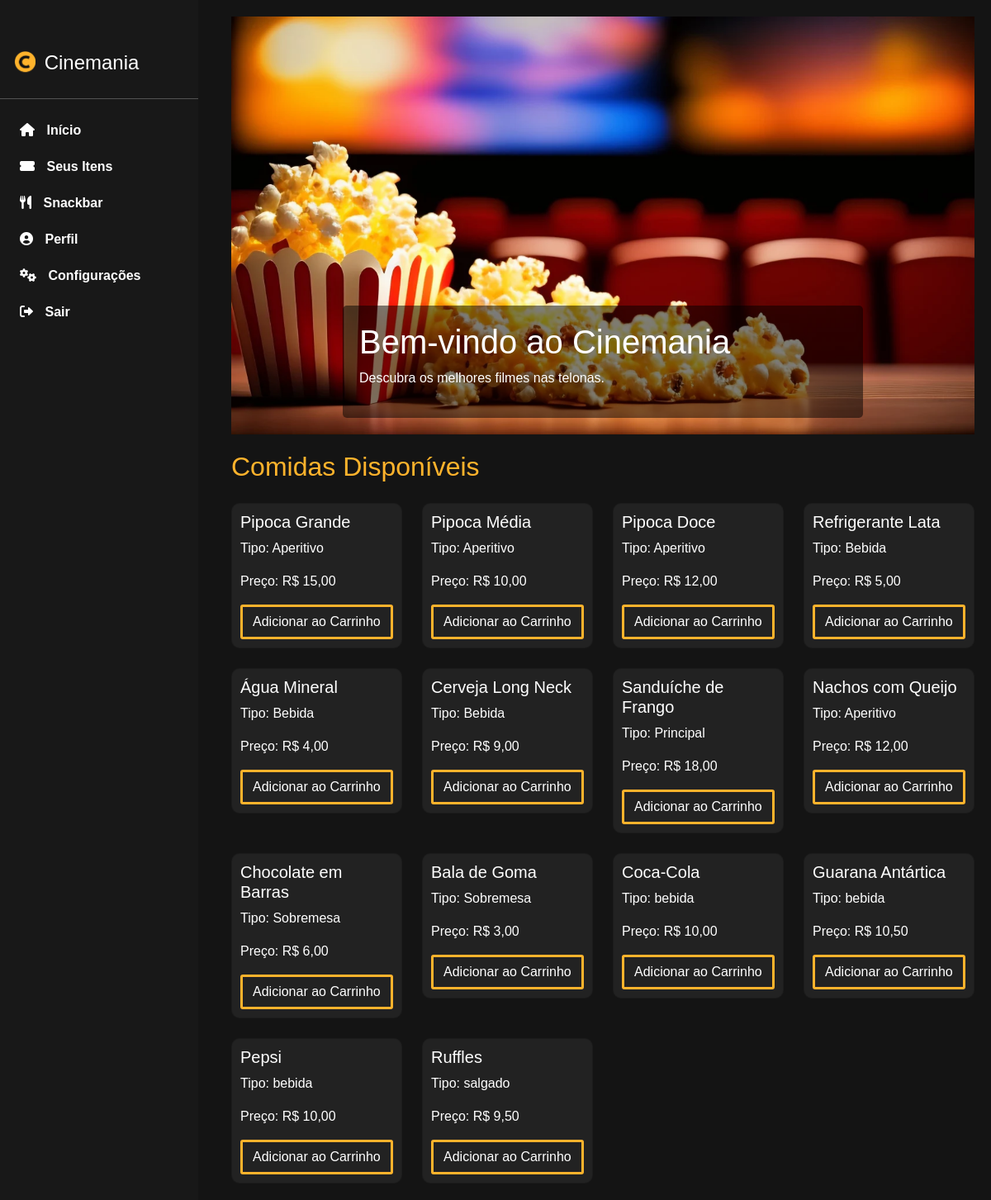
The page /snackbar.php (signed in) on the database its author committed.
### tables this page shows
create table tb_comida (
	id_comida int primary key auto_increment,
    nome_comida varchar(100) not null,
    preco_comida decimal(5,2) not null,
    tipo_comida varchar(50) not null,
    disponibilidade_comida tinyint not null
);

### snackbar.php (the view, shortened to what this page needs)
<!DOCTYPE html>
<html lang="pt-BR">
<head>
    <link rel="stylesheet" href="css/global.css">
    <link href="https://cdn.jsdelivr.net/npm/bootstrap@5.3.3/dist/css/bootstrap.min.css" rel="stylesheet">
    <link rel="stylesheet" href="https://cdnjs.cloudflare.com/ajax/libs/font-awesome/6.0.0-beta3/css/all.min.css">
</head>
<body>
<div class="sidebar">
        <div class="container d-flex justify-center">
            <h4><img src="assets/img/logo.png" class="px-1" alt="" style="max-width: 35px; padding-left: 1vh;"> Cinemania</h4>
        </div>
        <hr>
        <a href="home.php"><i class="fas fa-home"></i> Início</a>
        <a href="carrinho.php"><i class="fas fa-ticket-alt"></i> Seus Itens</a>
        <a href="snackbar.php"><i class="fas fa-utensils"></i> Snackbar</a>
        <a href="#"><i class="fas fa-user-circle"></i> Perfil</a>
        <a href="postar_filme.php"><i class="fas fa-cogs"></i> Configurações</a>
        <a href="logout.php"><i class="fas fa-sign-out-alt"></i> Sair</a>
    </div>
    <div class="content">
        <div id="carouselExampleSlidesOnly" class="carousel slide" data-bs-ride="carousel">
            <div class="carousel-inner">
                <div class="carousel-item active">
                    <img src="assets/img/pipoca.webp" class="d-block w-100" alt="...">
                    <div class="carousel-caption text-start custom-caption">
                        <h1>Bem-vindo ao Cinemania</h1>
                        <p>Descubra os melhores filmes nas telonas.</p>
                    </div>
                </div>
            </div>
        </div>
        <h2 class="mb-4">Comidas Disponíveis</h2>
        <div class="row row-cols-1 row-cols-md-4 g-4" id="comidasContainer">
            <?php
            include 'config/connection.php';
            $queryComidas = "SELECT id_comida, nome_comida, preco_comida, tipo_comida, disponibilidade_comida FROM tb_comida WHERE disponibilidade_comida = 1";
            $resultComidas = mysqli_query($conn, $queryComidas);
            if (mysqli_num_rows($resultComidas) == 0) {
                echo '<p>Nenhuma comida disponível no momento.</p>';
            } else {
                while ($row = mysqli_fetch_assoc($resultComidas)) {
                    echo '<div class="col">';
                    echo '<div class="card movie-card">';
                    echo '<div class="card-body">';
                    echo '<h5 class="card-title">' . htmlspecialchars($row['nome_comida']) . '</h5>';
                    echo '<p class="card-text">Tipo: ' . htmlspecialchars($row['tipo_comida']) . '</p>';
                    echo '<p class="card-text">Preço: R$ ' . number_format($row['preco_comida'], 2, ',', '.') . '</p>';
                    echo '<a href="adicionar_ao_carrinho.php?id=' . $row['id_comida'] . '" class="btn btn-primary">Adicionar ao Carrinho</a>';
                    echo '</div></div></div>';
                }
            }
            ?>
        </div>
    </div>
</body>
</html>

### css/global.css (style rules this page uses)
body { background-color: #141414; color: #fff; font-family: Arial, sans-serif; }
.sidebar { position: fixed; top: 0; left: 0; height: 100%; width: 240px; background-color: #181818; padding-top: 60px; transition: width 0.3s; }
.sidebar a { padding: 10px 20px; display: block; color: #fff; text-decoration: none; font-weight: bold; transition: background 0.3s; }
.sidebar i { margin-left: 2%; margin-right: 5%; }
.content { margin-left: 260px; padding: 20px; }

### snackbar.php (style rules this page uses)
body { background-color: #141414; color: #fff; font-family: Arial, sans-serif; }
.content { margin-left: 260px; padding: 20px; }
.carousel { margin-bottom: 20px; }
.custom-caption { background: rgba(0, 0, 0, 0.5); padding: 20px; border-radius: 5px; }
.movie-card { background-color: #222; border-radius: 10px; overflow: hidden; transition: transform 0.3s; }
.movie-card .card-body { padding: 10px; }
h2 { color: #FFB32C; }
.movie-card .card-body { padding: 10px; color: #fff; }
.btn { background-color: transparent; border-radius: 3px; border: #FFB32C solid; }

### rows shown on the page
tb_comida: nome_comida "Pipoca Grande", tipo_comida "Aperitivo", preco_comida "15,00"
tb_comida: nome_comida "Pipoca Média", tipo_comida "Aperitivo", preco_comida "10,00"
tb_comida: nome_comida "Pipoca Doce", tipo_comida "Aperitivo", preco_comida "12,00"
tb_comida: nome_comida "Refrigerante Lata", tipo_comida "Bebida", preco_comida "5,00"
tb_comida: nome_comida "Água Mineral", tipo_comida "Bebida", preco_comida "4,00"
tb_comida: nome_comida "Cerveja Long Neck", tipo_comida "Bebida", preco_comida "9,00"
tb_comida: nome_comida "Sanduíche de Frango", tipo_comida "Principal", preco_comida "18,00"
tb_comida: nome_comida "Nachos com Queijo", tipo_comida "Aperitivo", preco_comida "12,00"
tb_comida: nome_comida "Chocolate em Barras", tipo_comida "Sobremesa", preco_comida "6,00"
tb_comida: nome_comida "Bala de Goma", tipo_comida "Sobremesa", preco_comida "3,00"
tb_comida: nome_comida "Coca-Cola", tipo_comida "bebida", preco_comida "10,00"
tb_comida: nome_comida "Guarana Antártica", tipo_comida "bebida", preco_comida "10,50"
tb_comida: nome_comida "Pepsi", tipo_comida "bebida", preco_comida "10,00"
tb_comida: nome_comida "Ruffles", tipo_comida "salgado", preco_comida "9,50"
